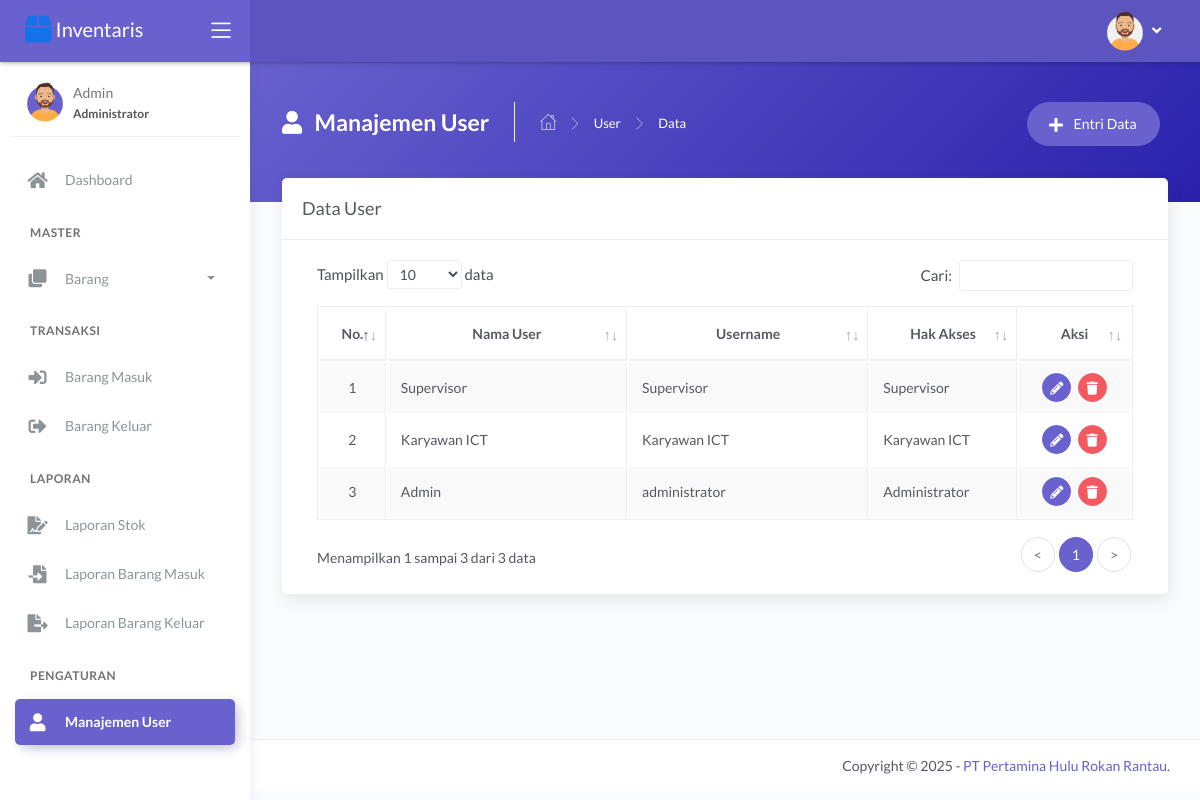
The page /main.php?module=user (signed in) on the database its author committed.
### tables this page shows
CREATE TABLE `tbl_user` (
  `id_user` int(11) NOT NULL,
  `nama_user` varchar(30) NOT NULL,
  `username` varchar(30) NOT NULL,
  `password` varchar(255) NOT NULL,
  `hak_akses` enum('Administrator','Karyawan ICT','Supervisor') NOT NULL
);

### modules/user/tampil_data.php (the view, shortened to what this page needs)
<?php
if (basename($_SERVER['PHP_SELF']) === basename(__FILE__)) {
  header('location: 404.html');
}
else {
?>
  <div class="panel-header bg-secondary-gradient">
    <div class="page-inner py-45">
      <div class="d-flex align-items-left align-items-md-top flex-column flex-md-row">
        <div class="page-header text-white">
          <h4 class="page-title text-white"><i class="fas fa-user mr-2"></i> Manajemen User</h4>
          <ul class="breadcrumbs">
            <li class="nav-home"><a href="?module=dashboard"><i class="flaticon-home text-white"></i></a></li>
            <li class="separator"><i class="flaticon-right-arrow"></i></li>
            <li class="nav-item"><a href="?module=user" class="text-white">User</a></li>
            <li class="separator"><i class="flaticon-right-arrow"></i></li>
            <li class="nav-item"><a>Data</a></li>
          </ul>
        </div>
        <div class="ml-md-auto py-2 py-md-0">
          <a href="?module=form_entri_user" class="btn btn-secondary btn-round mr-2">
            <span class="btn-label"><i class="fa fa-plus mr-2"></i></span> Entri Data
          </a>
        </div>
      </div>
    </div>
  </div>
  <div class="page-inner mt--5">
    <div class="card">
      <div class="card-header">
        <div class="card-title">Data User</div>
      </div>
      <div class="card-body">
        <div class="table-responsive">
          <table id="basic-datatables" class="display table table-bordered table-striped table-hover">
            <thead>
              <tr>
                <th class="text-center">No.</th>
                <th class="text-center">Nama User</th>
                <th class="text-center">Username</th>
                <th class="text-center">Hak Akses</th>
                <th class="text-center">Aksi</th>
              </tr>
            </thead>
            <tbody>
              <?php
              $no = 1;
              $query = mysqli_query($mysqli, "SELECT id_user, nama_user, username, hak_akses FROM tbl_user ORDER BY id_user DESC")
                                              or die('Ada kesalahan pada query tampil data : ' . mysqli_error($mysqli));
              while ($data = mysqli_fetch_assoc($query)) { ?>
                <tr>
                  <td width="30" class="text-center"><?php echo $no++; ?></td>
                  <td width="180"><?php echo $data['nama_user']; ?></td>
                  <td width="180"><?php echo $data['username']; ?></td>
                  <td width="100"><?php echo $data['hak_akses']; ?></td>
                  <td width="70" class="text-center">
                    <div>
                      <a href="?module=form_ubah_user&id=<?php echo $data['id_user']; ?>" class="btn btn-icon btn-round btn-secondary btn-sm mr-md-1" data-toggle="tooltip" data-placement="top" title="Ubah">
                        <i class="fas fa-pencil-alt fa-sm"></i>
                      </a>
                      <a href="modules/user/proses_hapus.php?id=<?php echo $data['id_user']; ?>" onclick="return confirm('Anda yakin ingin menghapus data user dengan username <?php echo $data['username']; ?>?')" class="btn btn-icon btn-round btn-danger btn-sm" data-toggle="tooltip" data-placement="top" title="Hapus">
                        <i class="fas fa-trash fa-sm"></i>
                      </a>
                    </div>
                  </td>
                </tr>
              <?php } ?>
            </tbody>
          </table>
        </div>
      </div>
    </div>
  </div>
<?php } ?>

### main.php (shortened to what this page needs)
<?php
if (empty($_SESSION['username']) && empty($_SESSION['password'])) {
  header('location: login.php?pesan=2');
}
else { ?>
  <!DOCTYPE html>
  <html lang="en">
  <head>
    <link rel="stylesheet" href="assets/js/plugin/datepicker/css/bootstrap-datepicker.css">
    <link rel="stylesheet" href="assets/js/plugin/chosen/css/chosen.css">
    <link rel="stylesheet" href="assets/css/bootstrap.min.css">
    <link rel="stylesheet" href="assets/css/atlantis.min.css">
  </head>
  <body>
    <div class="wrapper">
      <div class="main-header">
        <div class="logo-header" data-background-color="purple">
<a href="?module=dashboard" class="logo">
  <div class="navbar-brand">
    <span><i class="fas fa-box fa-lg text-primary"></i></span>
    <span class="text-white">Inventaris</span>
  </div>
</a>
          <div class="nav-toggle">
            <button class="btn btn-toggle toggle-sidebar">
              <i class="icon-menu"></i>
            </button>
          </div>
        </div>
        <nav class="navbar navbar-header navbar-expand-lg" data-background-color="purple2">
          <div class="container-fluid">
            <ul class="navbar-nav topbar-nav ml-md-auto align-items-center">
              <li class="nav-item dropdown hidden-caret">
                <a class="dropdown-toggle profile-pic" data-toggle="dropdown" href="javascript:void(0)" aria-expanded="false">
                  <div class="avatar-sm-top mt-1">
                    <img src="assets/img/avatar-1.png" alt="image profile" class="avatar-img rounded-circle">
                    <i class="fas fa-angle-down avatar-title"></i>
                  </div>
                </a>
              </li>
            </ul>
          </div>
        </nav>
      </div>
      <div class="sidebar sidebar-style-2">
        <div class="sidebar-wrapper scrollbar scrollbar-inner">
          <div class="sidebar-content">
            <div class="user">
              <div class="avatar-sm float-left mr-2">
                <img src="assets/img/avatar-2.png" alt="image profile" class="avatar-img rounded-circle">
              </div>
              <div class="info">
                <a>
                  <span>
                    <?php echo $_SESSION['nama_user']; ?>
                    <span class="user-level"><?php echo $_SESSION['hak_akses']; ?></span>
                  </span>
                </a>
              </div>
            </div>
            <ul class="nav nav-secondary">
              <?php include "sidebar_menu.php"; ?>
            </ul>
          </div>
        </div>
      </div>
      <div class="main-panel">
        <div class="content">
          <?php include "content.php"; ?>
        </div>
        <footer class="footer">
          <div class="container-fluid">
            <div class="copyright ml-auto">
              Copyright &copy; 2025 - <a href="#" class="text-secondary">PT Pertamina Hulu Rokan Rantau</a>.
            </div>
          </div>
        </footer>
      </div>
    </div>
  </body>
  </html>
<?php } ?>

### sidebar_menu.php (shortened to what this page needs)
<?php
if (basename($_SERVER['PHP_SELF']) === basename(__FILE__)) {
  header('location: 404.html');
}
else {
  if ($_SESSION['hak_akses'] == 'Administrator') {
    if ($_GET['module'] == 'dashboard') { ?>
      <li class="nav-item active">
        <a href="?module=dashboard">
          <i class="fas fa-home"></i>
          <p>Dashboard</p>
        </a>
      </li>
    <?php
    }
    else { ?>
      <li class="nav-item">
        <a href="?module=dashboard">
          <i class="fas fa-home"></i>
          <p>Dashboard</p>
        </a>
      </li>
    <?php
    }
    if ($_GET['module'] == 'barang' || $_GET['module'] == 'tampil_detail_barang' || $_GET['module'] == 'form_entri_barang' || $_GET['module'] == 'form_ubah_barang') { ?>
      <li class="nav-section">
        <span class="sidebar-mini-icon">
          <i class="fa fa-ellipsis-h"></i>
        </span>
        <h4 class="text-section">Master</h4>
      </li>
      <li class="nav-item active submenu">
        <a data-toggle="collapse" href="#barang">
          <i class="fas fa-clone"></i>
          <p>Barang</p>
          <span class="caret"></span>
        </a>
        <div class="collapse show" id="barang">
          <ul class="nav nav-collapse">
            <li class="active">
              <a href="?module=barang">
                <span class="sub-item">Data Barang</span>
              </a>
            </li>
            <li>
              <a href="?module=jenis">
                <span class="sub-item">Jenis Barang</span>
              </a>
            </li>
            <li>
              <a href="?module=satuan">
                <span class="sub-item">Satuan</span>
              </a>
            </li>
          </ul>
        </div>
      </li>
    <?php
    }
    else { ?>
      <li class="nav-section">
        <h4 class="text-section">Master</h4>
      </li>
      <li class="nav-item">
        <a data-toggle="collapse" href="#barang">
          <i class="fas fa-clone"></i>
          <p>Barang</p>
          <span class="caret"></span>
        </a>
      </li>
    <?php
    }
    if ($_GET['module'] == 'barang_masuk' || $_GET['module'] == 'form_entri_barang_masuk') { ?>
      <li class="nav-section">
        <span class="sidebar-mini-icon">
          <i class="fa fa-ellipsis-h"></i>
        </span>
        <h4 class="text-section">Transaksi</h4>
      </li>
      <li class="nav-item active">
        <a href="?module=barang_masuk">
          <i class="fas fa-sign-in-alt"></i>
          <p>Barang Masuk</p>
        </a>
      </li>
    <?php
    }
    else { ?>
      <li class="nav-section">
        <h4 class="text-section">Transaksi</h4>
      </li>
      <li class="nav-item">
        <a href="?module=barang_masuk">
          <i class="fas fa-sign-in-alt"></i>
          <p>Barang Masuk</p>
        </a>
      </li>
    <?php
    }
    if ($_GET['module'] == 'barang_keluar' || $_GET['module'] == 'form_entri_barang_keluar') { ?>
      <li class="nav-item active">
        <a href="?module=barang_keluar">
          <i class="fas fa-sign-out-alt"></i>
          <p>Barang Keluar</p>
        </a>
      </li>
    <?php
    }
    else { ?>
      <li class="nav-item">
        <a href="?module=barang_keluar">
          <i class="fas fa-sign-out-alt"></i>
          <p>Barang Keluar</p>
        </a>
      </li>
    <?php
    }
    if ($_GET['module'] == 'laporan_stok') { ?>
      <li class="nav-section">
        <span class="sidebar-mini-icon">
          <i class="fa fa-ellipsis-h"></i>
        </span>
        <h4 class="text-section">Laporan</h4>
      </li>
      <li class="nav-item active">
        <a href="?module=laporan_stok">
          <i class="fas fa-file-signature"></i>
          <p>Laporan Stok</p>
        </a>
      </li>
    <?php
    }
    else { ?>
      <li class="nav-section">
        <h4 class="text-section">Laporan</h4>
      </li>
      <li class="nav-item">
        <a href="?module=laporan_stok">
          <i class="fas fa-file-signature"></i>
          <p>Laporan Stok</p>
        </a>
      </li>
    <?php
    }
    if ($_GET['module'] == 'laporan_barang_masuk') { ?>
      <li class="nav-item active">
        <a href="?module=laporan_barang_masuk">
          <i class="fas fa-file-import"></i>
          <p>Laporan Barang Masuk</p>
        </a>
      </li>
    <?php
    }
    else { ?>
      <li class="nav-item">
        <a href="?module=laporan_barang_masuk">
          <i class="fas fa-file-import"></i>
          <p>Laporan Barang Masuk</p>
        </a>
      </li>
    <?php
    }
    if ($_GET['module'] == 'laporan_barang_keluar') { ?>
      <li class="nav-item active">
        <a href="?module=laporan_barang_keluar">
          <i class="fas fa-file-export"></i>
          <p>Laporan Barang Keluar</p>
        </a>
      </li>
    <?php
    }
    else { ?>
      <li class="nav-item">
        <a href="?module=laporan_barang_keluar">
          <i class="fas fa-file-export"></i>
          <p>Laporan Barang Keluar</p>
        </a>
      </li>
    <?php
    }
    if ($_GET['module'] == 'user' || $_GET['module'] == 'form_entri_user' || $_GET['module'] == 'form_ubah_user') { ?>
      <li class="nav-section">
        <h4 class="text-section">Pengaturan</h4>
      </li>
      <li class="nav-item active">
        <a href="?module=user">
          <i class="fas fa-user"></i>
          <p>Manajemen User</p>
        </a>
      </li>
    <?php
    }
  }
}
?>

### content.php (shortened to what this page needs)
<?php
if (basename($_SERVER['PHP_SELF']) === basename(__FILE__)) {
  header('location: 404.html');
}
else {
  if ($_GET['module'] == 'dashboard') {
    include "modules/dashboard/tampil_data.php";
  }
  elseif ($_GET['module'] == 'barang' && $_SESSION['hak_akses'] != 'Supervisor') {
    include "modules/barang/tampil_data.php";
  }
  elseif ($_GET['module'] == 'form_entri_barang' && $_SESSION['hak_akses'] != 'Supervisor') {
    include "modules/barang/form_entri.php";
  }
  elseif ($_GET['module'] == 'form_ubah_barang' && $_SESSION['hak_akses'] != 'Supervisor') {
    include "modules/barang/form_ubah.php";
  }
  elseif ($_GET['module'] == 'tampil_detail_barang' && $_SESSION['hak_akses'] != 'Supervisor') {
    include "modules/barang/tampil_detail.php";
  }
  elseif ($_GET['module'] == 'jenis' && $_SESSION['hak_akses'] != 'Supervisor') {
    include "modules/jenis/tampil_data.php";
  }
  elseif ($_GET['module'] == 'form_entri_jenis' && $_SESSION['hak_akses'] != 'Supervisor') {
    include "modules/jenis/form_entri.php";
  }
  elseif ($_GET['module'] == 'form_ubah_jenis' && $_SESSION['hak_akses'] != 'Supervisor') {
    include "modules/jenis/form_ubah.php";
  }
  elseif ($_GET['module'] == 'satuan' && $_SESSION['hak_akses'] != 'Supervisor') {
    include "modules/satuan/tampil_data.php";
  }
  elseif ($_GET['module'] == 'form_entri_satuan' && $_SESSION['hak_akses'] != 'Supervisor') {
    include "modules/satuan/form_entri.php";
  }
  elseif ($_GET['module'] == 'form_ubah_satuan' && $_SESSION['hak_akses'] != 'Supervisor') {
    include "modules/satuan/form_ubah.php";
  }
  elseif ($_GET['module'] == 'barang_masuk' && $_SESSION['hak_akses'] != 'Supervisor') {
    include "modules/barang-masuk/tampil_data.php";
  }
  elseif ($_GET['module'] == 'form_entri_barang_masuk' && $_SESSION['hak_akses'] != 'Supervisor') {
    include "modules/barang-masuk/form_entri.php";
  }
  elseif ($_GET['module'] == 'barang_keluar' && $_SESSION['hak_akses'] != 'Supervisorg') {
    include "modules/barang-keluar/tampil_data.php";
  }
  elseif ($_GET['module'] == 'form_entri_barang_keluar' && $_SESSION['hak_akses'] != 'Supervisorg') {
    include "modules/barang-keluar/form_entri.php";
  }
  elseif ($_GET['module'] == 'laporan_stok') {
    include "modules/laporan-stok/tampil_data.php";
  }
  elseif ($_GET['module'] == 'laporan_barang_masuk') {
    include "modules/laporan-barang-masuk/tampil_data.php";
  }
  elseif ($_GET['module'] == 'laporan_barang_keluar') {
    include "modules/laporan-barang-keluar/tampil_data.php";
  }
  elseif ($_GET['module'] == 'user' && $_SESSION['hak_akses'] == 'Administrator') {
    include "modules/user/tampil_data.php";
  }
  elseif ($_GET['module'] == 'form_entri_user' && $_SESSION['hak_akses'] == 'Administrator') {
    include "modules/user/form_entri.php";
  }
  elseif ($_GET['module'] == 'form_ubah_user' && $_SESSION['hak_akses'] == 'Administrator') {
    include "modules/user/form_ubah.php";
  }
  elseif ($_GET['module'] == 'form_ubah_password') {
    include "modules/password/form_ubah.php";
  }
}

### rows shown on the page
tbl_user: nama_user "Supervisor", username "Supervisor", hak_akses "Supervisor"
tbl_user: nama_user "Karyawan ICT", username "Karyawan ICT", hak_akses "Karyawan ICT"
tbl_user: nama_user "Admin", username "administrator", hak_akses "Administrator"

### other values the page prints
$_SESSION['nama_user'] "Admin"
$_SESSION['hak_akses'] "Administrator"
